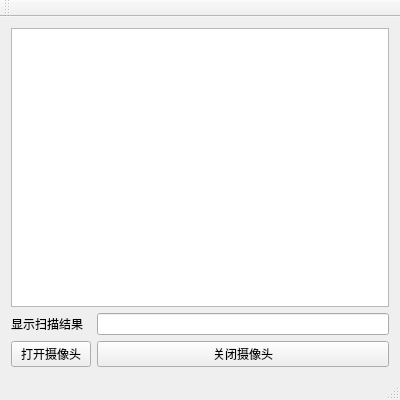
<?xml version="1.0" encoding="UTF-8"?>
<ui version="4.0">
 <class>MainWindow</class>
 <widget class="QMainWindow" name="MainWindow">
  <property name="geometry">
   <rect>
    <x>0</x>
    <y>0</y>
    <width>400</width>
    <height>400</height>
   </rect>
  </property>
  <property name="windowTitle">
   <string>MainWindow</string>
  </property>
  <widget class="QWidget" name="centralWidget">
   <layout class="QGridLayout" name="gridLayout">
    <item row="2" column="1">
     <widget class="QPushButton" name="pushButton_2">
      <property name="text">
       <string>关闭摄像头</string>
      </property>
     </widget>
    </item>
    <item row="0" column="0" colspan="2">
     <widget class="QGraphicsView" name="graphicsView"/>
    </item>
    <item row="2" column="0">
     <widget class="QPushButton" name="pushButton">
      <property name="text">
       <string>打开摄像头</string>
      </property>
     </widget>
    </item>
    <item row="1" column="0">
     <widget class="QLabel" name="label">
      <property name="text">
       <string>显示扫描结果</string>
      </property>
     </widget>
    </item>
    <item row="1" column="1">
     <widget class="QLineEdit" name="lineEdit"/>
    </item>
   </layout>
  </widget>
  <widget class="QMenuBar" name="menuBar">
   <property name="geometry">
    <rect>
     <x>0</x>
     <y>0</y>
     <width>400</width>
     <height>25</height>
    </rect>
   </property>
  </widget>
  <widget class="QToolBar" name="mainToolBar">
   <attribute name="toolBarArea">
    <enum>TopToolBarArea</enum>
   </attribute>
   <attribute name="toolBarBreak">
    <bool>false</bool>
   </attribute>
  </widget>
  <widget class="QStatusBar" name="statusBar"/>
 </widget>
 <layoutdefault spacing="6" margin="11"/>
 <resources/>
 <connections/>
</ui>
